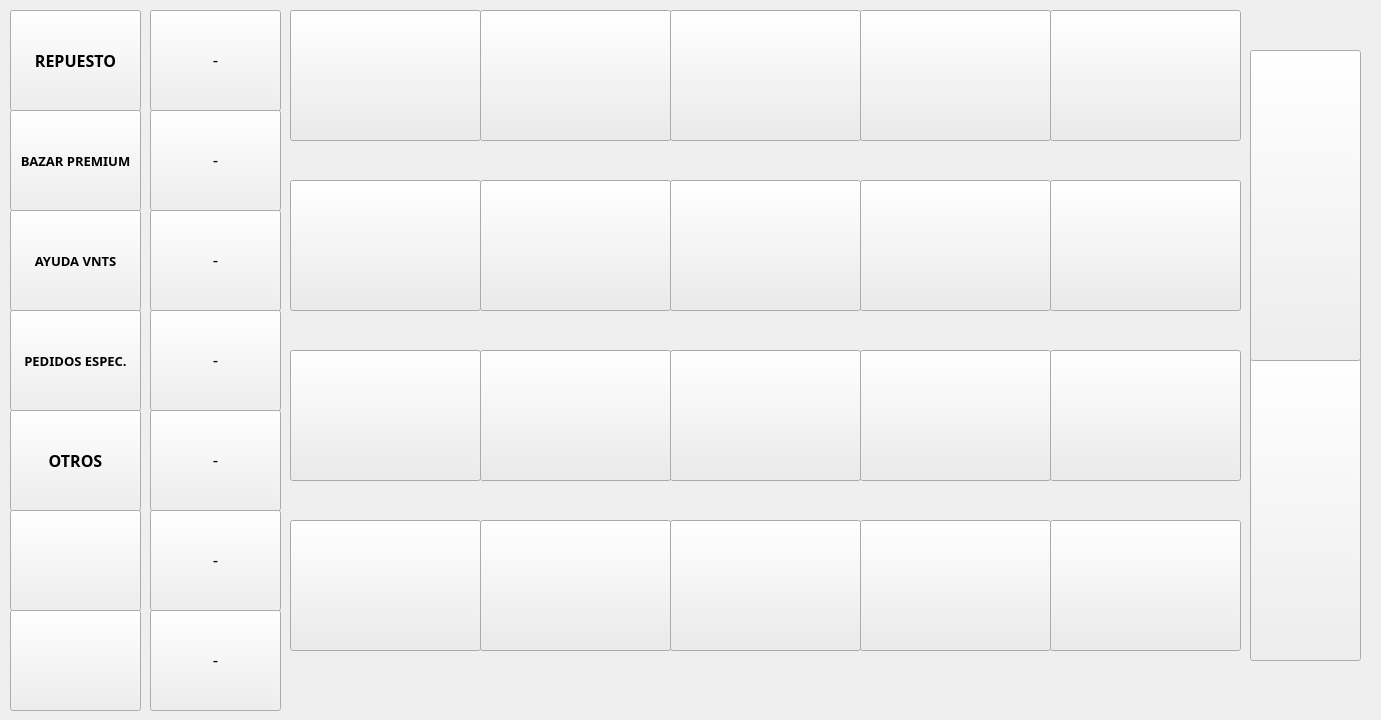
<?xml version="1.0" encoding="UTF-8"?>
<ui version="4.0">
 <class>BuscarProducto</class>
 <widget class="QMainWindow" name="BuscarProducto">
  <property name="geometry">
   <rect>
    <x>0</x>
    <y>0</y>
    <width>1381</width>
    <height>720</height>
   </rect>
  </property>
  <property name="font">
   <font>
    <pointsize>12</pointsize>
   </font>
  </property>
  <property name="windowTitle">
   <string>Buscar Producto</string>
  </property>
  <property name="windowIcon">
   <iconset>
    <normalon>../../Logo.ico</normalon>
   </iconset>
  </property>
  <widget class="QWidget" name="centralwidget">
   <widget class="QPushButton" name="push_op1">
    <property name="geometry">
     <rect>
      <x>150</x>
      <y>10</y>
      <width>131</width>
      <height>101</height>
     </rect>
    </property>
    <property name="font">
     <font>
      <pointsize>12</pointsize>
     </font>
    </property>
    <property name="text">
     <string>-</string>
    </property>
   </widget>
   <widget class="QPushButton" name="push_op2">
    <property name="geometry">
     <rect>
      <x>150</x>
      <y>110</y>
      <width>131</width>
      <height>101</height>
     </rect>
    </property>
    <property name="font">
     <font>
      <pointsize>12</pointsize>
     </font>
    </property>
    <property name="text">
     <string>-</string>
    </property>
   </widget>
   <widget class="QPushButton" name="push_Repuesto">
    <property name="geometry">
     <rect>
      <x>10</x>
      <y>10</y>
      <width>131</width>
      <height>101</height>
     </rect>
    </property>
    <property name="font">
     <font>
      <family>Arial Black</family>
      <pointsize>12</pointsize>
      <weight>75</weight>
      <bold>true</bold>
     </font>
    </property>
    <property name="text">
     <string>REPUESTO</string>
    </property>
   </widget>
   <widget class="QPushButton" name="push_Bazar">
    <property name="geometry">
     <rect>
      <x>10</x>
      <y>110</y>
      <width>131</width>
      <height>101</height>
     </rect>
    </property>
    <property name="font">
     <font>
      <family>Arial Black</family>
      <pointsize>10</pointsize>
      <weight>75</weight>
      <bold>true</bold>
     </font>
    </property>
    <property name="text">
     <string>BAZAR PREMIUM</string>
    </property>
   </widget>
   <widget class="QPushButton" name="push_op3">
    <property name="geometry">
     <rect>
      <x>150</x>
      <y>210</y>
      <width>131</width>
      <height>101</height>
     </rect>
    </property>
    <property name="font">
     <font>
      <pointsize>12</pointsize>
     </font>
    </property>
    <property name="text">
     <string>-</string>
    </property>
   </widget>
   <widget class="QPushButton" name="push_PedidosEsp">
    <property name="geometry">
     <rect>
      <x>10</x>
      <y>310</y>
      <width>131</width>
      <height>101</height>
     </rect>
    </property>
    <property name="font">
     <font>
      <family>Arial Black</family>
      <pointsize>10</pointsize>
      <weight>75</weight>
      <bold>true</bold>
     </font>
    </property>
    <property name="text">
     <string>PEDIDOS ESPEC.</string>
    </property>
   </widget>
   <widget class="QPushButton" name="push_Otros">
    <property name="geometry">
     <rect>
      <x>10</x>
      <y>410</y>
      <width>131</width>
      <height>101</height>
     </rect>
    </property>
    <property name="font">
     <font>
      <family>Arial Black</family>
      <pointsize>12</pointsize>
      <weight>75</weight>
      <bold>true</bold>
     </font>
    </property>
    <property name="text">
     <string>OTROS</string>
    </property>
   </widget>
   <widget class="QPushButton" name="push_Aventas">
    <property name="geometry">
     <rect>
      <x>10</x>
      <y>210</y>
      <width>131</width>
      <height>101</height>
     </rect>
    </property>
    <property name="font">
     <font>
      <family>Arial Black</family>
      <pointsize>10</pointsize>
      <weight>75</weight>
      <bold>true</bold>
     </font>
    </property>
    <property name="text">
     <string>AYUDA VNTS</string>
    </property>
   </widget>
   <widget class="QPushButton" name="push_op6">
    <property name="geometry">
     <rect>
      <x>150</x>
      <y>510</y>
      <width>131</width>
      <height>101</height>
     </rect>
    </property>
    <property name="font">
     <font>
      <pointsize>12</pointsize>
     </font>
    </property>
    <property name="text">
     <string>-</string>
    </property>
   </widget>
   <widget class="QPushButton" name="push_op5">
    <property name="geometry">
     <rect>
      <x>150</x>
      <y>410</y>
      <width>131</width>
      <height>101</height>
     </rect>
    </property>
    <property name="font">
     <font>
      <pointsize>12</pointsize>
     </font>
    </property>
    <property name="styleSheet">
     <string notr="true"/>
    </property>
    <property name="text">
     <string>-</string>
    </property>
   </widget>
   <widget class="QPushButton" name="push_op4">
    <property name="geometry">
     <rect>
      <x>150</x>
      <y>310</y>
      <width>131</width>
      <height>101</height>
     </rect>
    </property>
    <property name="font">
     <font>
      <pointsize>12</pointsize>
     </font>
    </property>
    <property name="text">
     <string>-</string>
    </property>
   </widget>
   <widget class="QPushButton" name="push_Cargar">
    <property name="geometry">
     <rect>
      <x>10</x>
      <y>610</y>
      <width>131</width>
      <height>101</height>
     </rect>
    </property>
    <property name="text">
     <string/>
    </property>
    <property name="icon">
     <iconset>
      <disabledon>icon/cargar.png</disabledon>
     </iconset>
    </property>
    <property name="iconSize">
     <size>
      <width>70</width>
      <height>70</height>
     </size>
    </property>
   </widget>
   <widget class="QPushButton" name="push_Cancelar">
    <property name="geometry">
     <rect>
      <x>10</x>
      <y>510</y>
      <width>131</width>
      <height>101</height>
     </rect>
    </property>
    <property name="text">
     <string/>
    </property>
    <property name="icon">
     <iconset>
      <disabledon>icon/cancelar2.png</disabledon>
     </iconset>
    </property>
    <property name="iconSize">
     <size>
      <width>70</width>
      <height>70</height>
     </size>
    </property>
   </widget>
   <widget class="QPushButton" name="push_1">
    <property name="geometry">
     <rect>
      <x>290</x>
      <y>10</y>
      <width>191</width>
      <height>131</height>
     </rect>
    </property>
    <property name="styleSheet">
     <string notr="true">
background-color: rgb(251, 255, 207);
background-color: rgb(236, 236, 236);


</string>
    </property>
    <property name="text">
     <string/>
    </property>
   </widget>
   <widget class="QPushButton" name="push_4">
    <property name="geometry">
     <rect>
      <x>860</x>
      <y>10</y>
      <width>191</width>
      <height>131</height>
     </rect>
    </property>
    <property name="styleSheet">
     <string notr="true">
background-color: rgb(251, 255, 207);
background-color: rgb(236, 236, 236);</string>
    </property>
    <property name="text">
     <string/>
    </property>
   </widget>
   <widget class="QPushButton" name="push_Adelante">
    <property name="geometry">
     <rect>
      <x>1250</x>
      <y>350</y>
      <width>111</width>
      <height>311</height>
     </rect>
    </property>
    <property name="text">
     <string/>
    </property>
    <property name="icon">
     <iconset>
      <normalon>icon/siguiente.png</normalon>
     </iconset>
    </property>
    <property name="iconSize">
     <size>
      <width>60</width>
      <height>60</height>
     </size>
    </property>
   </widget>
   <widget class="QPushButton" name="push_9">
    <property name="geometry">
     <rect>
      <x>860</x>
      <y>180</y>
      <width>191</width>
      <height>131</height>
     </rect>
    </property>
    <property name="styleSheet">
     <string notr="true">
background-color: rgb(251, 255, 207);
background-color: rgb(236, 236, 236);</string>
    </property>
    <property name="text">
     <string/>
    </property>
   </widget>
   <widget class="QPushButton" name="push_3">
    <property name="geometry">
     <rect>
      <x>670</x>
      <y>10</y>
      <width>191</width>
      <height>131</height>
     </rect>
    </property>
    <property name="styleSheet">
     <string notr="true">
background-color: rgb(251, 255, 207);
background-color: rgb(236, 236, 236);</string>
    </property>
    <property name="text">
     <string/>
    </property>
   </widget>
   <widget class="QPushButton" name="push_Atras">
    <property name="geometry">
     <rect>
      <x>1250</x>
      <y>50</y>
      <width>111</width>
      <height>311</height>
     </rect>
    </property>
    <property name="text">
     <string/>
    </property>
    <property name="icon">
     <iconset>
      <normalon>icon/anterior.png</normalon>
     </iconset>
    </property>
    <property name="iconSize">
     <size>
      <width>60</width>
      <height>60</height>
     </size>
    </property>
   </widget>
   <widget class="QPushButton" name="push_8">
    <property name="geometry">
     <rect>
      <x>670</x>
      <y>180</y>
      <width>191</width>
      <height>131</height>
     </rect>
    </property>
    <property name="styleSheet">
     <string notr="true">
background-color: rgb(251, 255, 207);
background-color: rgb(236, 236, 236);</string>
    </property>
    <property name="text">
     <string/>
    </property>
   </widget>
   <widget class="QPushButton" name="push_6">
    <property name="geometry">
     <rect>
      <x>290</x>
      <y>180</y>
      <width>191</width>
      <height>131</height>
     </rect>
    </property>
    <property name="styleSheet">
     <string notr="true">
background-color: rgb(251, 255, 207);
background-color: rgb(236, 236, 236);</string>
    </property>
    <property name="text">
     <string/>
    </property>
   </widget>
   <widget class="QPushButton" name="push_5">
    <property name="geometry">
     <rect>
      <x>1050</x>
      <y>10</y>
      <width>191</width>
      <height>131</height>
     </rect>
    </property>
    <property name="styleSheet">
     <string notr="true">
background-color: rgb(251, 255, 207);
background-color: rgb(236, 236, 236);</string>
    </property>
    <property name="text">
     <string/>
    </property>
   </widget>
   <widget class="QPushButton" name="push_10">
    <property name="geometry">
     <rect>
      <x>1050</x>
      <y>180</y>
      <width>191</width>
      <height>131</height>
     </rect>
    </property>
    <property name="styleSheet">
     <string notr="true">
background-color: rgb(251, 255, 207);
background-color: rgb(236, 236, 236);</string>
    </property>
    <property name="text">
     <string/>
    </property>
   </widget>
   <widget class="QPushButton" name="push_7">
    <property name="geometry">
     <rect>
      <x>480</x>
      <y>180</y>
      <width>191</width>
      <height>131</height>
     </rect>
    </property>
    <property name="styleSheet">
     <string notr="true">
background-color: rgb(251, 255, 207);
background-color: rgb(236, 236, 236);</string>
    </property>
    <property name="text">
     <string/>
    </property>
   </widget>
   <widget class="QPushButton" name="push_2">
    <property name="geometry">
     <rect>
      <x>480</x>
      <y>10</y>
      <width>191</width>
      <height>131</height>
     </rect>
    </property>
    <property name="styleSheet">
     <string notr="true">
background-color: rgb(251, 255, 207);
background-color: rgb(236, 236, 236);</string>
    </property>
    <property name="text">
     <string/>
    </property>
   </widget>
   <widget class="QPushButton" name="push_11">
    <property name="geometry">
     <rect>
      <x>290</x>
      <y>350</y>
      <width>191</width>
      <height>131</height>
     </rect>
    </property>
    <property name="styleSheet">
     <string notr="true">
background-color: rgb(251, 255, 207);
background-color: rgb(236, 236, 236);</string>
    </property>
    <property name="text">
     <string/>
    </property>
   </widget>
   <widget class="QPushButton" name="push_12">
    <property name="geometry">
     <rect>
      <x>480</x>
      <y>350</y>
      <width>191</width>
      <height>131</height>
     </rect>
    </property>
    <property name="styleSheet">
     <string notr="true">
background-color: rgb(251, 255, 207);
background-color: rgb(236, 236, 236);</string>
    </property>
    <property name="text">
     <string/>
    </property>
   </widget>
   <widget class="QPushButton" name="push_13">
    <property name="geometry">
     <rect>
      <x>670</x>
      <y>350</y>
      <width>191</width>
      <height>131</height>
     </rect>
    </property>
    <property name="styleSheet">
     <string notr="true">
background-color: rgb(251, 255, 207);
background-color: rgb(236, 236, 236);</string>
    </property>
    <property name="text">
     <string/>
    </property>
   </widget>
   <widget class="QPushButton" name="push_14">
    <property name="geometry">
     <rect>
      <x>860</x>
      <y>350</y>
      <width>191</width>
      <height>131</height>
     </rect>
    </property>
    <property name="styleSheet">
     <string notr="true">
background-color: rgb(251, 255, 207);
background-color: rgb(236, 236, 236);</string>
    </property>
    <property name="text">
     <string/>
    </property>
   </widget>
   <widget class="QPushButton" name="push_15">
    <property name="geometry">
     <rect>
      <x>1050</x>
      <y>350</y>
      <width>191</width>
      <height>131</height>
     </rect>
    </property>
    <property name="styleSheet">
     <string notr="true">
background-color: rgb(251, 255, 207);
background-color: rgb(236, 236, 236);</string>
    </property>
    <property name="text">
     <string/>
    </property>
   </widget>
   <widget class="QPushButton" name="push_16">
    <property name="geometry">
     <rect>
      <x>290</x>
      <y>520</y>
      <width>191</width>
      <height>131</height>
     </rect>
    </property>
    <property name="styleSheet">
     <string notr="true">
background-color: rgb(251, 255, 207);
background-color: rgb(236, 236, 236);</string>
    </property>
    <property name="text">
     <string/>
    </property>
   </widget>
   <widget class="QPushButton" name="push_17">
    <property name="geometry">
     <rect>
      <x>480</x>
      <y>520</y>
      <width>191</width>
      <height>131</height>
     </rect>
    </property>
    <property name="styleSheet">
     <string notr="true">
background-color: rgb(251, 255, 207);
background-color: rgb(236, 236, 236);</string>
    </property>
    <property name="text">
     <string/>
    </property>
   </widget>
   <widget class="QPushButton" name="push_18">
    <property name="geometry">
     <rect>
      <x>670</x>
      <y>520</y>
      <width>191</width>
      <height>131</height>
     </rect>
    </property>
    <property name="styleSheet">
     <string notr="true">
background-color: rgb(251, 255, 207);
background-color: rgb(236, 236, 236);</string>
    </property>
    <property name="text">
     <string/>
    </property>
   </widget>
   <widget class="QPushButton" name="push_19">
    <property name="geometry">
     <rect>
      <x>860</x>
      <y>520</y>
      <width>191</width>
      <height>131</height>
     </rect>
    </property>
    <property name="styleSheet">
     <string notr="true">
background-color: rgb(251, 255, 207);
background-color: rgb(236, 236, 236);</string>
    </property>
    <property name="text">
     <string/>
    </property>
   </widget>
   <widget class="QPushButton" name="push_20">
    <property name="geometry">
     <rect>
      <x>1050</x>
      <y>520</y>
      <width>191</width>
      <height>131</height>
     </rect>
    </property>
    <property name="styleSheet">
     <string notr="true">
background-color: rgb(251, 255, 207);
background-color: rgb(236, 236, 236);</string>
    </property>
    <property name="text">
     <string/>
    </property>
   </widget>
   <widget class="QLabel" name="label_1">
    <property name="geometry">
     <rect>
      <x>290</x>
      <y>140</y>
      <width>191</width>
      <height>20</height>
     </rect>
    </property>
    <property name="font">
     <font>
      <family>Calibri</family>
      <pointsize>11</pointsize>
      <weight>75</weight>
      <italic>true</italic>
      <bold>true</bold>
     </font>
    </property>
    <property name="text">
     <string/>
    </property>
   </widget>
   <widget class="QLabel" name="label_2">
    <property name="geometry">
     <rect>
      <x>480</x>
      <y>140</y>
      <width>191</width>
      <height>20</height>
     </rect>
    </property>
    <property name="font">
     <font>
      <family>Calibri</family>
      <pointsize>11</pointsize>
      <weight>75</weight>
      <italic>true</italic>
      <bold>true</bold>
     </font>
    </property>
    <property name="text">
     <string/>
    </property>
   </widget>
   <widget class="QLabel" name="label_3">
    <property name="geometry">
     <rect>
      <x>670</x>
      <y>140</y>
      <width>191</width>
      <height>20</height>
     </rect>
    </property>
    <property name="font">
     <font>
      <family>Calibri</family>
      <pointsize>11</pointsize>
      <weight>75</weight>
      <italic>true</italic>
      <bold>true</bold>
     </font>
    </property>
    <property name="text">
     <string/>
    </property>
   </widget>
   <widget class="QLabel" name="label_4">
    <property name="geometry">
     <rect>
      <x>860</x>
      <y>140</y>
      <width>191</width>
      <height>20</height>
     </rect>
    </property>
    <property name="font">
     <font>
      <family>Calibri</family>
      <pointsize>11</pointsize>
      <weight>75</weight>
      <italic>true</italic>
      <bold>true</bold>
     </font>
    </property>
    <property name="text">
     <string/>
    </property>
   </widget>
   <widget class="QLabel" name="label_5">
    <property name="geometry">
     <rect>
      <x>1050</x>
      <y>140</y>
      <width>191</width>
      <height>20</height>
     </rect>
    </property>
    <property name="font">
     <font>
      <family>Calibri</family>
      <pointsize>11</pointsize>
      <weight>75</weight>
      <italic>true</italic>
      <bold>true</bold>
     </font>
    </property>
    <property name="text">
     <string/>
    </property>
   </widget>
   <widget class="QLabel" name="label_6">
    <property name="geometry">
     <rect>
      <x>290</x>
      <y>310</y>
      <width>191</width>
      <height>20</height>
     </rect>
    </property>
    <property name="font">
     <font>
      <family>Calibri</family>
      <pointsize>11</pointsize>
      <weight>75</weight>
      <italic>true</italic>
      <bold>true</bold>
     </font>
    </property>
    <property name="text">
     <string/>
    </property>
   </widget>
   <widget class="QLabel" name="label_7">
    <property name="geometry">
     <rect>
      <x>480</x>
      <y>310</y>
      <width>191</width>
      <height>20</height>
     </rect>
    </property>
    <property name="font">
     <font>
      <family>Calibri</family>
      <pointsize>11</pointsize>
      <weight>75</weight>
      <italic>true</italic>
      <bold>true</bold>
     </font>
    </property>
    <property name="text">
     <string/>
    </property>
   </widget>
   <widget class="QLabel" name="label_8">
    <property name="geometry">
     <rect>
      <x>670</x>
      <y>310</y>
      <width>191</width>
      <height>20</height>
     </rect>
    </property>
    <property name="font">
     <font>
      <family>Calibri</family>
      <pointsize>11</pointsize>
      <weight>75</weight>
      <italic>true</italic>
      <bold>true</bold>
     </font>
    </property>
    <property name="text">
     <string/>
    </property>
   </widget>
   <widget class="QLabel" name="label_9">
    <property name="geometry">
     <rect>
      <x>860</x>
      <y>310</y>
      <width>191</width>
      <height>20</height>
     </rect>
    </property>
    <property name="font">
     <font>
      <family>Calibri</family>
      <pointsize>11</pointsize>
      <weight>75</weight>
      <italic>true</italic>
      <bold>true</bold>
     </font>
    </property>
    <property name="text">
     <string/>
    </property>
   </widget>
   <widget class="QLabel" name="label_10">
    <property name="geometry">
     <rect>
      <x>1050</x>
      <y>310</y>
      <width>191</width>
      <height>20</height>
     </rect>
    </property>
    <property name="font">
     <font>
      <family>Calibri</family>
      <pointsize>11</pointsize>
      <weight>75</weight>
      <italic>true</italic>
      <bold>true</bold>
     </font>
    </property>
    <property name="text">
     <string/>
    </property>
   </widget>
   <widget class="QLabel" name="label_12">
    <property name="geometry">
     <rect>
      <x>480</x>
      <y>480</y>
      <width>191</width>
      <height>20</height>
     </rect>
    </property>
    <property name="font">
     <font>
      <family>Calibri</family>
      <pointsize>11</pointsize>
      <weight>75</weight>
      <italic>true</italic>
      <bold>true</bold>
     </font>
    </property>
    <property name="text">
     <string/>
    </property>
   </widget>
   <widget class="QLabel" name="label_13">
    <property name="geometry">
     <rect>
      <x>670</x>
      <y>480</y>
      <width>191</width>
      <height>20</height>
     </rect>
    </property>
    <property name="font">
     <font>
      <family>Calibri</family>
      <pointsize>11</pointsize>
      <weight>75</weight>
      <italic>true</italic>
      <bold>true</bold>
     </font>
    </property>
    <property name="text">
     <string/>
    </property>
   </widget>
   <widget class="QLabel" name="label_14">
    <property name="geometry">
     <rect>
      <x>860</x>
      <y>480</y>
      <width>191</width>
      <height>20</height>
     </rect>
    </property>
    <property name="font">
     <font>
      <family>Calibri</family>
      <pointsize>11</pointsize>
      <weight>75</weight>
      <italic>true</italic>
      <bold>true</bold>
     </font>
    </property>
    <property name="text">
     <string/>
    </property>
   </widget>
   <widget class="QLabel" name="label_15">
    <property name="geometry">
     <rect>
      <x>1050</x>
      <y>480</y>
      <width>191</width>
      <height>20</height>
     </rect>
    </property>
    <property name="font">
     <font>
      <family>Calibri</family>
      <pointsize>11</pointsize>
      <weight>75</weight>
      <italic>true</italic>
      <bold>true</bold>
     </font>
    </property>
    <property name="text">
     <string/>
    </property>
   </widget>
   <widget class="QLabel" name="label_16">
    <property name="geometry">
     <rect>
      <x>290</x>
      <y>650</y>
      <width>191</width>
      <height>20</height>
     </rect>
    </property>
    <property name="font">
     <font>
      <family>Calibri</family>
      <pointsize>11</pointsize>
      <weight>75</weight>
      <italic>true</italic>
      <bold>true</bold>
     </font>
    </property>
    <property name="text">
     <string/>
    </property>
   </widget>
   <widget class="QLabel" name="label_17">
    <property name="geometry">
     <rect>
      <x>480</x>
      <y>650</y>
      <width>191</width>
      <height>20</height>
     </rect>
    </property>
    <property name="font">
     <font>
      <family>Calibri</family>
      <pointsize>11</pointsize>
      <weight>75</weight>
      <italic>true</italic>
      <bold>true</bold>
     </font>
    </property>
    <property name="text">
     <string/>
    </property>
   </widget>
   <widget class="QLabel" name="label_18">
    <property name="geometry">
     <rect>
      <x>670</x>
      <y>650</y>
      <width>191</width>
      <height>20</height>
     </rect>
    </property>
    <property name="font">
     <font>
      <family>Calibri</family>
      <pointsize>11</pointsize>
      <weight>75</weight>
      <italic>true</italic>
      <bold>true</bold>
     </font>
    </property>
    <property name="text">
     <string/>
    </property>
   </widget>
   <widget class="QLabel" name="label_19">
    <property name="geometry">
     <rect>
      <x>860</x>
      <y>650</y>
      <width>191</width>
      <height>20</height>
     </rect>
    </property>
    <property name="font">
     <font>
      <family>Calibri</family>
      <pointsize>11</pointsize>
      <weight>75</weight>
      <italic>true</italic>
      <bold>true</bold>
     </font>
    </property>
    <property name="text">
     <string/>
    </property>
   </widget>
   <widget class="QLabel" name="label_20">
    <property name="geometry">
     <rect>
      <x>1050</x>
      <y>650</y>
      <width>191</width>
      <height>20</height>
     </rect>
    </property>
    <property name="font">
     <font>
      <family>Calibri</family>
      <pointsize>11</pointsize>
      <weight>75</weight>
      <italic>true</italic>
      <bold>true</bold>
     </font>
    </property>
    <property name="text">
     <string/>
    </property>
   </widget>
   <widget class="QPushButton" name="push_op7">
    <property name="geometry">
     <rect>
      <x>150</x>
      <y>610</y>
      <width>131</width>
      <height>101</height>
     </rect>
    </property>
    <property name="font">
     <font>
      <pointsize>12</pointsize>
     </font>
    </property>
    <property name="text">
     <string>-</string>
    </property>
   </widget>
   <widget class="QLabel" name="label_11">
    <property name="geometry">
     <rect>
      <x>290</x>
      <y>480</y>
      <width>191</width>
      <height>20</height>
     </rect>
    </property>
    <property name="font">
     <font>
      <family>Calibri</family>
      <pointsize>11</pointsize>
      <weight>75</weight>
      <italic>true</italic>
      <bold>true</bold>
     </font>
    </property>
    <property name="text">
     <string/>
    </property>
   </widget>
  </widget>
 </widget>
 <tabstops>
  <tabstop>push_Repuesto</tabstop>
  <tabstop>push_Bazar</tabstop>
  <tabstop>push_Aventas</tabstop>
  <tabstop>push_PedidosEsp</tabstop>
  <tabstop>push_Otros</tabstop>
  <tabstop>push_op1</tabstop>
  <tabstop>push_op2</tabstop>
  <tabstop>push_op3</tabstop>
  <tabstop>push_op4</tabstop>
  <tabstop>push_op5</tabstop>
  <tabstop>push_op6</tabstop>
  <tabstop>push_Atras</tabstop>
  <tabstop>push_Adelante</tabstop>
  <tabstop>push_Cargar</tabstop>
  <tabstop>push_Cancelar</tabstop>
 </tabstops>
 <resources/>
 <connections/>
</ui>
